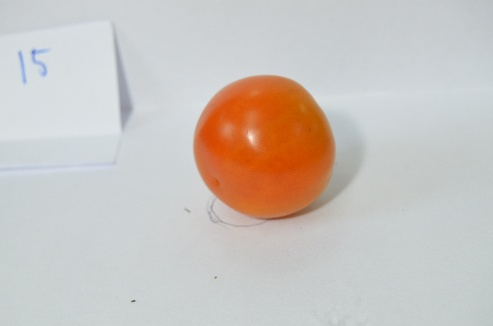
#> input picture X_15.JPG, 493 x 326 px; its folder holds only this picture in this run
$ python -i Testing1.py   (imports and definitions only)   (older library calls are emulated)
#> lines starting #> are read from the running program, lines starting #| are printed output that depends on the picture; after the words box and inside, x2 and y2 are one past the last pixel; in counts of white or black regions, pixels touching at a corner belong together
### kumpulanKode.py
import cv2
import numpy as np

# [37 lines left out: functions subgraygray, treshold, substract, not called in this run]


def subrgbgray(rgb, treshold):
    row, col, raw = rgb.shape
    output = np.zeros((row, col, 3), np.uint8)
    for i in range(0, row):
        for j in range(0, col):
            if treshold[i, j] != 255:
                output.itemset((i, j, 0), 0)
                output.itemset((i, j, 1), 0)
                output.itemset((i, j, 2), 0)
            else:
                output[i, j] = rgb[i, j]
    return output


# [36 lines left out: functions erod, dila, not called in this run]

### object_size.py
# USAGE
# python object_size.py --image images/example_01.png --width 0.955
# python object_size.py --image images/example_02.png --width 0.955
# python object_size.py --image images/example_03.png --width 3.5

# import the necessary packages
from scipy.spatial import distance as dist
from imutils import perspective
from imutils import contours
import numpy as np
import argparse
import imutils
import cv2

def midpoint(ptA, ptB):
	return ((ptA[0] + ptB[0]) * 0.5, (ptA[1] + ptB[1]) * 0.5)

# construct the argument parse and parse the arguments
# ap = argparse.ArgumentParser()
# ap.add_argument("-i", "--image", required=True,
# 	help="path to the input image")
# ap.add_argument("-w", "--width", type=float, required=True,
# 	help="width of the left-most object in the image (in inches)")
# args = vars(ap.parse_args())

# load the image, convert it to grayscale, and blur it
def cari_size(image):
	#image = cv2.imread("final.jpg")
	gray = cv2.cvtColor(image, cv2.COLOR_BGR2GRAY)
	gray = cv2.GaussianBlur(gray, (7, 7), 0)

	# perform edge detection, then perform a dilation + erosion to
	# close gaps in between object edges
	edged = cv2.Canny(gray, 50, 100)
	edged = cv2.dilate(edged, None, iterations=1)
	edged = cv2.erode(edged, None, iterations=1)

	# find contours in the edge map
	cnts = cv2.findContours(edged.copy(), cv2.RETR_EXTERNAL,
		cv2.CHAIN_APPROX_SIMPLE)
	cnts = cnts[0] if imutils.is_cv2() else cnts[1]

	# sort the contours from left-to-right and initialize the
	# 'pixels per metric' calibration variable
	(cnts, _) = contours.sort_contours(cnts)
	pixelsPerMetric = None

	# loop over the contours individually
	for c in cnts:
		# if the contour is not sufficiently large, ignore it
		if cv2.contourArea(c) < 100:
			continue

		# compute the rotated bounding box of the contour
		orig = image.copy()
		box = cv2.minAreaRect(c)
		box = cv2.cv.BoxPoints(box) if imutils.is_cv2() else cv2.boxPoints(box)
		box = np.array(box, dtype="int")

		# order the points in the contour such that they appear
		# in top-left, top-right, bottom-right, and bottom-left
		# order, then draw the outline of the rotated bounding
		# box
		box = perspective.order_points(box)
		cv2.drawContours(orig, [box.astype("int")], -1, (0, 255, 0), 2)

		# loop over the original points and draw them
		for (x, y) in box:
			cv2.circle(orig, (int(x), int(y)), 5, (0, 0, 255), -1)

		# unpack the ordered bounding box, then compute the midpoint
		# between the top-left and top-right coordinates, followed by
		# the midpoint between bottom-left and bottom-right coordinates
		(tl, tr, br, bl) = box
		(tltrX, tltrY) = midpoint(tl, tr)
		(blbrX, blbrY) = midpoint(bl, br)

		# compute the midpoint between the top-left and top-right points,
		# followed by the midpoint between the top-righ and bottom-right
		(tlblX, tlblY) = midpoint(tl, bl)
		(trbrX, trbrY) = midpoint(tr, br)

		# draw the midpoints on the image
		cv2.circle(orig, (int(tltrX), int(tltrY)), 5, (255, 0, 0), -1)
		cv2.circle(orig, (int(blbrX), int(blbrY)), 5, (255, 0, 0), -1)
		cv2.circle(orig, (int(tlblX), int(tlblY)), 5, (255, 0, 0), -1)
		cv2.circle(orig, (int(trbrX), int(trbrY)), 5, (255, 0, 0), -1)

		# draw lines between the midpoints
		cv2.line(orig, (int(tltrX), int(tltrY)), (int(blbrX), int(blbrY)),
			(255, 0, 255), 2)
		cv2.line(orig, (int(tlblX), int(tlblY)), (int(trbrX), int(trbrY)),
			(255, 0, 255), 2)

		# compute the Euclidean distance between the midpoints
		dA = dist.euclidean((tltrX, tltrY), (blbrX, blbrY))
		dB = dist.euclidean((tlblX, tlblY), (trbrX, trbrY))

		# if the pixels per metric has not been initialized, then
		# compute it as the ratio of pixels to supplied metric
		# (in this case, inches)
		if pixelsPerMetric is None:
			pixelsPerMetric = dB / 0.955

		# compute the size of the object
		dimA = dA / pixelsPerMetric
		dimB = dB / pixelsPerMetric

		# draw the object sizes on the image
		cv2.putText(orig, "{:.1f}in".format(dimA),
			(int(tltrX - 15), int(tltrY - 10)), cv2.FONT_HERSHEY_SIMPLEX,
			0.65, (255, 255, 255), 2)
		cv2.putText(orig, "{:.1f}in".format(dimB),
			(int(trbrX + 10), int(trbrY)), cv2.FONT_HERSHEY_SIMPLEX,
			0.65, (255, 255, 255), 2)

		# [5 lines of commented-out code are left out]
		return format(dimA), format(dimB)

# [5 lines of commented-out code are left out]

### Testing1.py
import numpy as np
import cv2
import kumpulanKode as libs
import object_size as size
import glob

import pickle

import os
# os.chdir('/home/ryanazrian/Desktop/PCD/Project/code/CodeFix/WEB/temp')


kernel = np.ones((5,5), np.uint8)
def imageProcess(filename):
#> called with filename = 'X_15.JPG'
    os.chdir('/home/ryanazrian/Desktop/PCD/Project/code/CodeFix/WEB/temp')
    img = cv2.imread(filename)
#> img is the input picture: shape (326, 493, 3); mean B, G, R 190.8, 195.6, 202.1
    red = 0
    blue = 0
    green = 0

    hue = 0
    sat = 0
    val = 0

    ha=0
    sa=0
    va=0

    re = 0
    gr = 0
    bl  = 0

    hsv = cv2.cvtColor(img, cv2.COLOR_RGB2HSV)
#> hsv: shape (326, 493, 3); mean H, S, V 35.8, 29.2, 208.3
    gray = cv2.cvtColor(hsv, cv2.COLOR_RGB2GRAY)
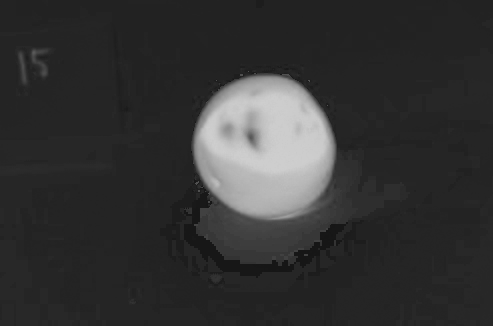
#> gray: shape (326, 493); min 21, max 207, mean 51.6

    #img = cv2.resize(img, (0, 0), fx=0.1, fy=0.1)
    #b, g, r = cv2.split()
    #b = libs.treshold(libs.substract(r, g))

    ret, b = cv2.threshold(gray, 150, 255, cv2.THRESH_BINARY)
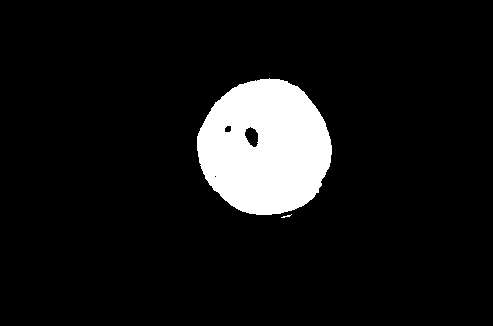
#> b: shape (326, 493); 8.7% white; 2 white regions (1 under 20 px), largest, box (x1, y1, x2, y2) and area: (197, 78, 332, 215) 13997

    dilate = cv2.dilate(b, kernel, iterations = 10)
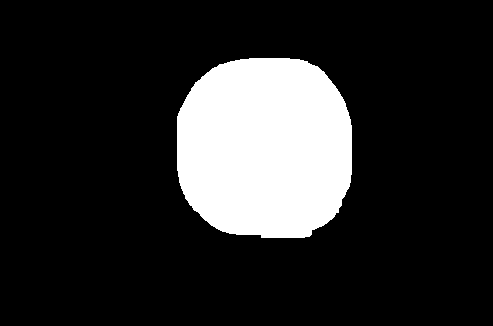
#> dilate: shape (326, 493); 16.7% white; 1 white region, box (x1, y1, x2, y2) and area: (177, 58, 352, 238) 26883
    final = cv2.erode(dilate, kernel, iterations= 10)
#> final: shape (326, 493); 8.9% white; 1 white region, box (x1, y1, x2, y2) and area: (197, 78, 332, 218) 14283
    hasil = libs.subrgbgray(img, final)
#> after the loop in subrgbgray, `for i in range(0, row):`:
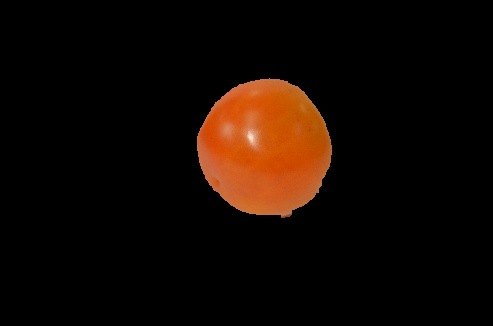
#> output: shape (326, 493, 3); mean B, G, R 2.4, 8.3, 18.2

    row, col, ch  = hasil.shape
#> row = 326; col = 493; ch = 3
    for x in range (0, row):
        for y in range (0, col):
            b, g, r = hasil[x, y]
            if(b & g & r):
                red = red + r
                green = green + g
                blue = blue +b

                if(b):
                    bl = bl+ 1
                if(r):
                    re = re + 1
                if(g):
                    gr = gr +1
#> after the loop, bl = 6677; blue = 237215; gr = 6677; green = 647629; re = 6677; red = 1368597
    red = red / re
#> red = 205
    green = green/ gr
#> green = 96.99
    blue = blue / bl
#> blue = 35.53
    jumlah_frek =  re + gr +bl
#> jumlah_frek = 20031

    HSV = cv2.cvtColor(hasil, cv2.COLOR_RGB2HSV)
#> HSV: shape (326, 493, 3); mean H, S, V 9.7, 19.6, 18.2
    row, col, ch = HSV.shape
    for x in range (0, row):
        for y in range (0, col):
            h, s, v = HSV[x, y]
            if(h & s & v):
                hue = hue + h
                sat = sat + s
                val = val + v

                if(h):
                    ha = ha+1
                if(s):
                    sa = sa+1
                if(v):
                    va = va+1
#> after the loop, ha = 13372; hue = 1456135; sa = 13372; sat = 2993253; va = 13372; val = 2737303

    hue = hue / ha
#> hue = 108.9
    sat = sat / sa
#> sat = 223.8
    val = val / va
#> val = 204.7

    #ambil ukuran
    panjang = 0
    lebar = 0
    float(panjang)
    float(lebar)
    panjang, lebar = size.cari_size(hasil)
#> in cari_size, `gray = cv2.cvtColor(image, cv2.COLOR_BGR2GRAY)`:
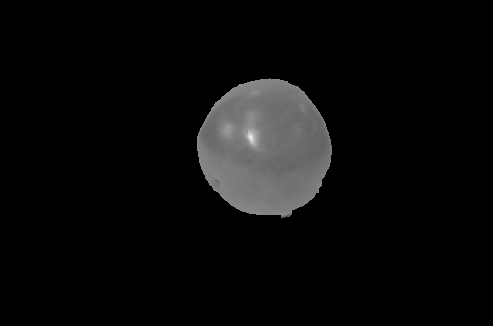
#> gray: shape (326, 493); min 0, max 234, mean 10.6
#> in cari_size, `edged = cv2.Canny(gray, 50, 100)`: edged: shape (326, 493); 0.34% white in thin lines or dots, all inside (x1, y1, x2, y2) = (196, 78, 333, 218)
#> in cari_size, `edged = cv2.dilate(edged, None, iterations=1)`:
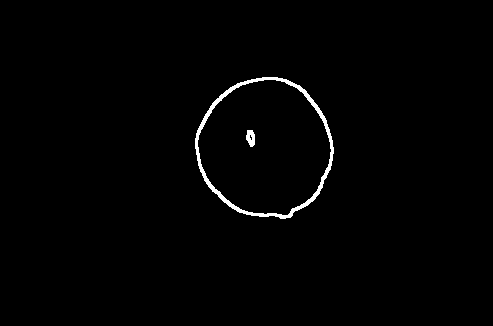
#> edged: shape (326, 493); 1.1% white; 2 white regions, box (x1, y1, x2, y2) and area: (195, 77, 334, 219) 1616, (246, 130, 255, 147) 114
#> in cari_size, `cnts = cv2.findContours(edged.copy(), cv2.RETR_EXTERNAL, cv2.CHAIN_APP..`: cnts = 1 contour; box (x1, y1, x2, y2) and area: (196, 78, 333, 218) 14369
#> the loop in cari_size, `for c in cnts:` made 1 pass
#> (tl, tr, br, bl, tltrX, tltrY, blbrX, blbrY) on pass 1: ([170, 135], [274, 53], [359, 161], [255, 243], 222, 94, 307, 202)
#> after the loop in cari_size, `for c in cnts:`:
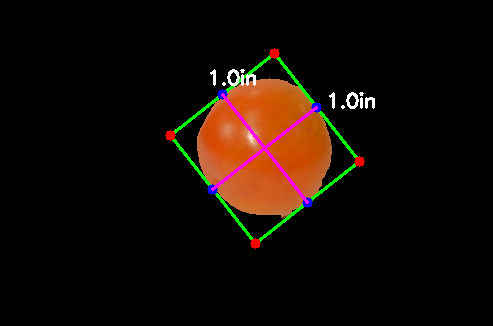
#> orig: shape (326, 493, 3); mean B, G, R 5, 10.9, 19.7
#> after the loop in cari_size, `for c in cnts:`: pixelsPerMetric = 138.7
#> panjang = '0.9910442825395794'; lebar = '0.955'


    myTomat = '%d, %d, %d, %d, %d, %d, %d, %s' %(red, green, blue, hue, sat, val, jumlah_frek, panjang)

    testMatang = [[red, green, blue, hue, sat, val]]
#> testMatang = [[205, 96.99, 35.53, 108.9, 223.8, 204.7]]
    testBerat = [[jumlah_frek, panjang]]
#> testBerat = [[20031, '0.9910442825395794']]


    #test kematangan
    filename = 'kematangan.sav'
#> (the run stopped early here; a loop or call above may not have finished)
